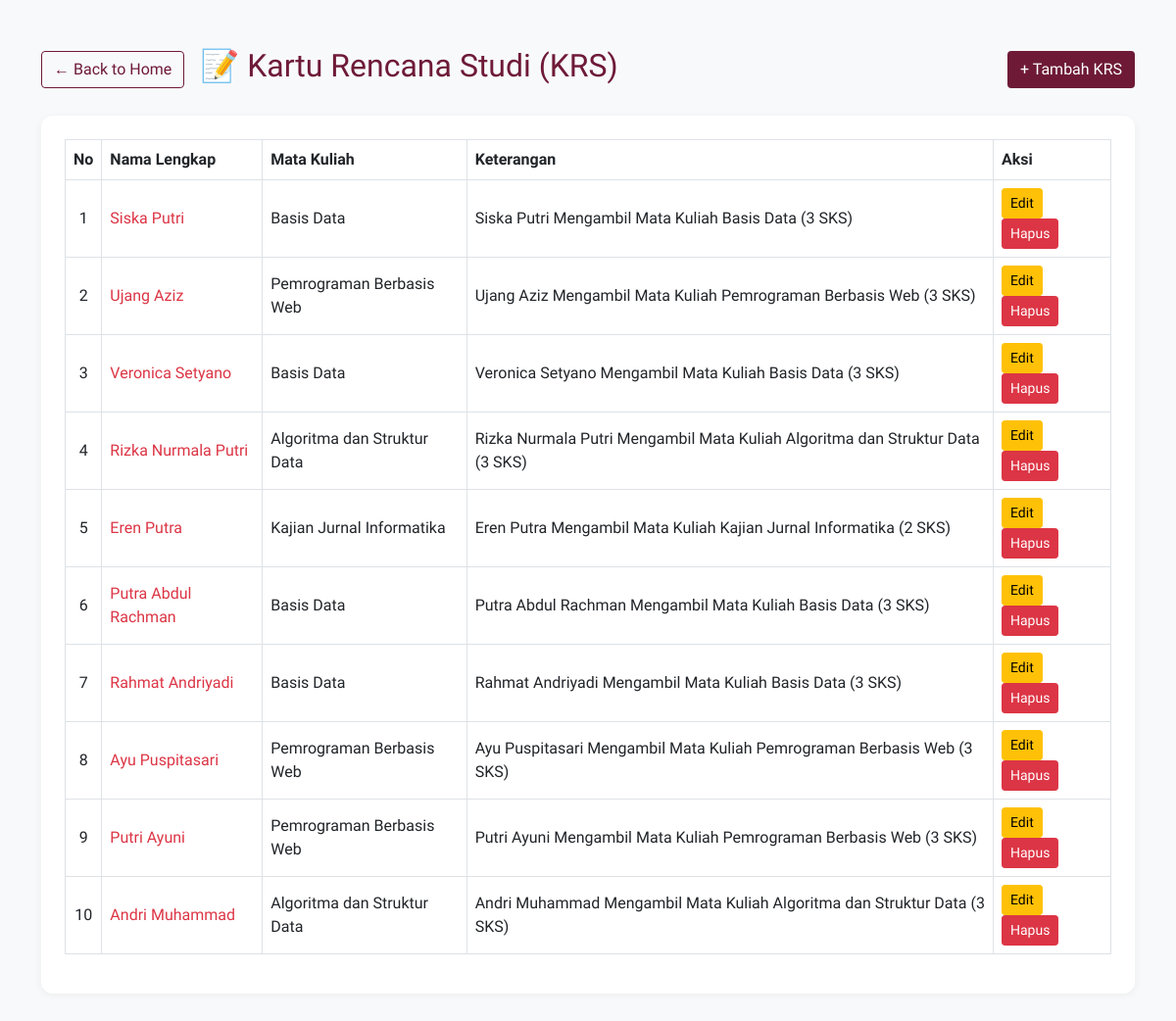
The app's page /krs/index.php with its own data.
### tables this page shows
CREATE TABLE krs (
    id INT(11) AUTO_INCREMENT PRIMARY KEY,
    mahasiswa_npm CHAR(13),
    matakuliah_kodemk CHAR(6),
    FOREIGN KEY (mahasiswa_npm) REFERENCES mahasiswa(npm) ON DELETE CASCADE,
    FOREIGN KEY (matakuliah_kodemk) REFERENCES matakuliah(kodemk) ON DELETE CASCADE
);

CREATE TABLE mahasiswa (
    npm CHAR(13) PRIMARY KEY,
    nama VARCHAR(50) NOT NULL,
    jurusan ENUM('Teknik Informatika', 'Sistem Operasi') NOT NULL,
    alamat TEXT
);

CREATE TABLE matakuliah (
    kodemk CHAR(6) PRIMARY KEY,
    nama VARCHAR(50) NOT NULL,
    jumlah_sks INT(3) NOT NULL
);

### krs/index.php (the view, shortened to what this page needs)
<?php
include '../koneksi.php';
?>
<!DOCTYPE html>
<html lang="id">
<head>
    <link href="https://cdn.jsdelivr.net/npm/bootstrap@5.0.2/dist/css/bootstrap.min.css" rel="stylesheet">
</head>
<body>
<div class="container my-5">
    <div class="d-flex align-items-center gap-3 mb-4">
        <a href="../index.php" class="btn btn-outline-maroon">← Back to Home</a>
        <h2 style="color: #6E1A37;">📝 Kartu Rencana Studi (KRS)</h2>
        <div class="ms-auto">
            <a href="tambah.php" class="btn btn-maroon">+ Tambah KRS</a>
        </div>
    </div>
    <div class="table-wrapper">
        <div class="table-responsive">
            <table class="table table-bordered table-hover align-middle">
                <thead>
                    <tr><th>No</th><th>Nama Lengkap</th><th>Mata Kuliah</th><th>Keterangan</th><th width="120">Aksi</th></tr>
                </thead>
                <tbody>
                    <?php
                    $query = "SELECT krs.id, mahasiswa.nama AS nama_mhs, matakuliah.nama AS nama_mk, matakuliah.jumlah_sks
                              FROM krs
                              JOIN mahasiswa ON krs.mahasiswa_npm = mahasiswa.npm
                              JOIN matakuliah ON krs.matakuliah_kodemk = matakuliah.kodemk
                              ORDER BY krs.id";
                    $result = mysqli_query($koneksi, $query);
                    $no = 1;
                    if(mysqli_num_rows($result) > 0):
                        while ($row = mysqli_fetch_assoc($result)):
                            $keterangan = "{$row['nama_mhs']} Mengambil Mata Kuliah {$row['nama_mk']} ({$row['jumlah_sks']} SKS)";
                    ?>
                    <tr>
                        <td class="text-center"><?= $no++ ?></td>
                        <td class="nama-merah"><?= htmlspecialchars($row['nama_mhs']) ?></td>
                        <td><?= htmlspecialchars($row['nama_mk']) ?></td>
                        <td><?= htmlspecialchars($keterangan) ?></td>
                        <td>
                            <a href="edit.php?id=<?= $row['id'] ?>" class="btn btn-warning btn-sm">Edit</a>
                            <a href="hapus.php?id=<?= $row['id'] ?>" class="btn btn-danger btn-sm" onclick="return confirm('Hapus KRS ini?')">Hapus</a>
                        </td>
                    </tr>
                    <?php endwhile; else: ?>
                    <tr><td colspan="5" class="text-center">Belum ada data KRS</td></tr>
                    <?php endif; ?>
                </tbody>
            </table>
        </div>
    </div>
</div>
</body>
</html>

### krs/index.php (style rules this page uses)
* { font-family: 'Sora', sans-serif; }
body { background-color: #f8f9fa; }
.table-wrapper { background: white; border-radius: 12px; padding: 1.5rem; box-shadow: 0 2px 8px rgba(0,0,0,0.05); }
.btn-maroon { background-color: #6E1A37; color: white; }
.btn-outline-maroon { border-color: #6E1A37; color: #6E1A37; }
th { background-color: #e9ecef; font-weight: 600; }
.nama-merah { color: #dc3545; font-weight: 500; }

### records on screen
krs: mahasiswa_npm.nama "Siska Putri", matakuliah_kodemk.nama "Basis Data", mahasiswa_npm.jumlah_sks "Siska Putri Mengambil Mata Kuliah Basis Data (3 SKS)"
krs: mahasiswa_npm.nama "Ujang Aziz", matakuliah_kodemk.nama "Pemrograman Berbasis Web", mahasiswa_npm.jumlah_sks "Ujang Aziz Mengambil Mata Kuliah Pemrograman Berbasis Web (3 SKS)"
krs: mahasiswa_npm.nama "Veronica Setyano", matakuliah_kodemk.nama "Basis Data", mahasiswa_npm.jumlah_sks "Veronica Setyano Mengambil Mata Kuliah Basis Data (3 SKS)"
krs: mahasiswa_npm.nama "Rizka Nurmala Putri", matakuliah_kodemk.nama "Algoritma dan Struktur Data", mahasiswa_npm.jumlah_sks "Rizka Nurmala Putri Mengambil Mata Kuliah Algoritma dan Struktur Data (3 SKS)"
krs: mahasiswa_npm.nama "Eren Putra", matakuliah_kodemk.nama "Kajian Jurnal Informatika", mahasiswa_npm.jumlah_sks "Eren Putra Mengambil Mata Kuliah Kajian Jurnal Informatika (2 SKS)"
krs: mahasiswa_npm.nama "Putra Abdul Rachman", matakuliah_kodemk.nama "Basis Data", mahasiswa_npm.jumlah_sks "Putra Abdul Rachman Mengambil Mata Kuliah Basis Data (3 SKS)"
krs: mahasiswa_npm.nama "Rahmat Andriyadi", matakuliah_kodemk.nama "Basis Data", mahasiswa_npm.jumlah_sks "Rahmat Andriyadi Mengambil Mata Kuliah Basis Data (3 SKS)"
krs: mahasiswa_npm.nama "Ayu Puspitasari", matakuliah_kodemk.nama "Pemrograman Berbasis Web", mahasiswa_npm.jumlah_sks "Ayu Puspitasari Mengambil Mata Kuliah Pemrograman Berbasis Web (3 SKS)"
krs: mahasiswa_npm.nama "Putri Ayuni", matakuliah_kodemk.nama "Pemrograman Berbasis Web", mahasiswa_npm.jumlah_sks "Putri Ayuni Mengambil Mata Kuliah Pemrograman Berbasis Web (3 SKS)"
krs: mahasiswa_npm.nama "Andri Muhammad", matakuliah_kodemk.nama "Algoritma dan Struktur Data", mahasiswa_npm.jumlah_sks "Andri Muhammad Mengambil Mata Kuliah Algoritma dan Struktur Data (3 SKS)"
